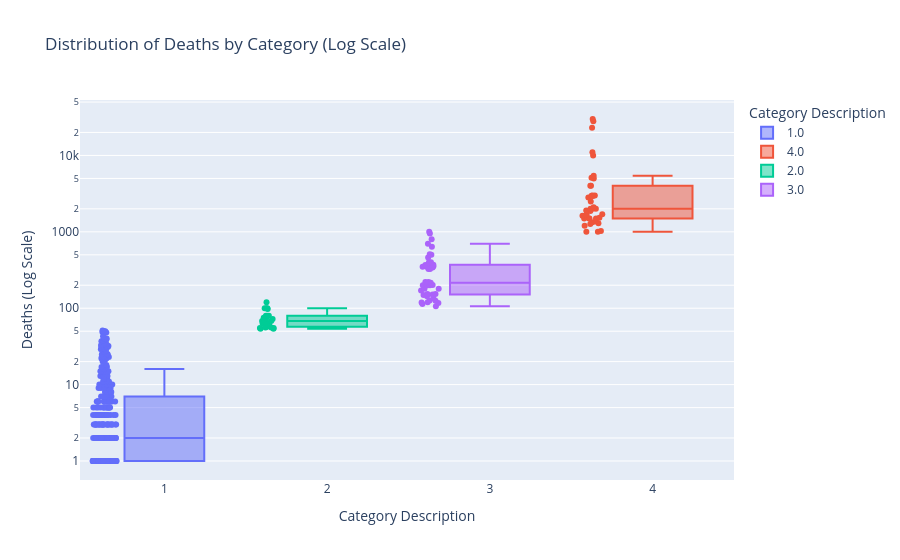
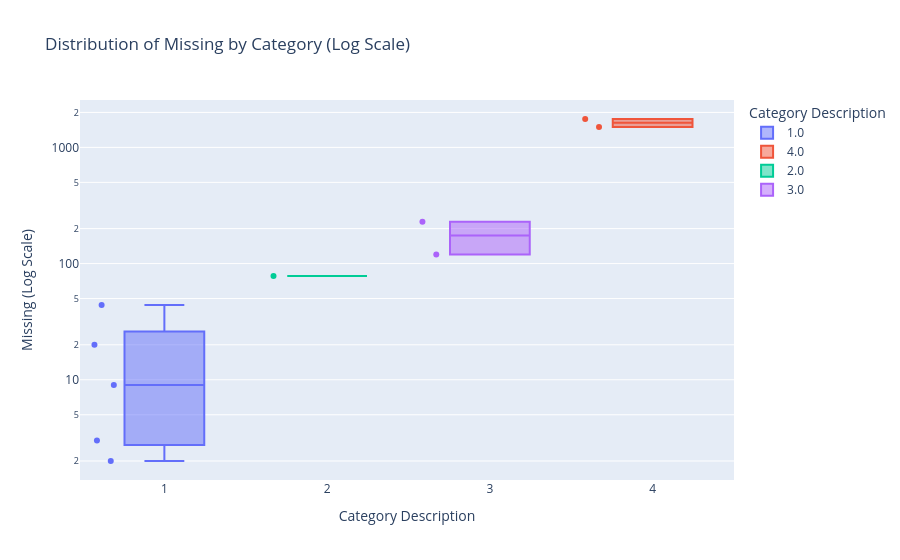
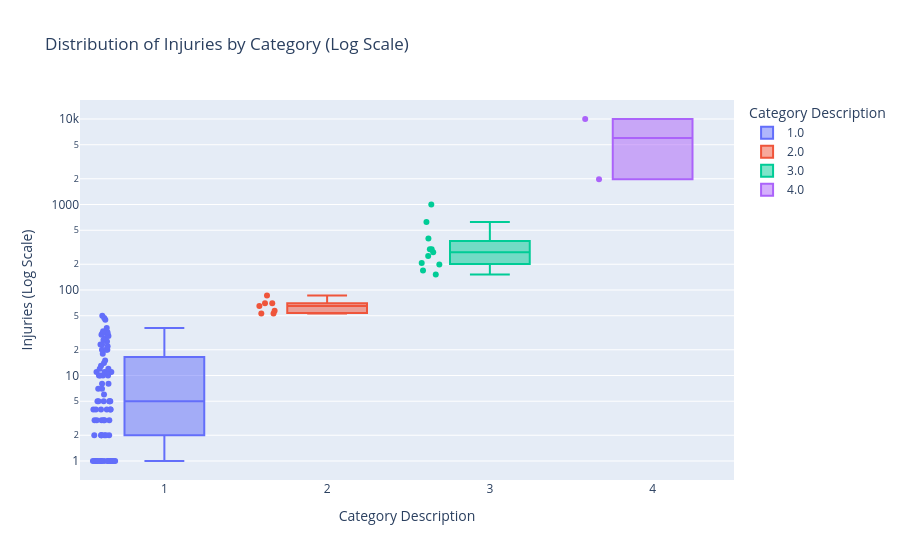
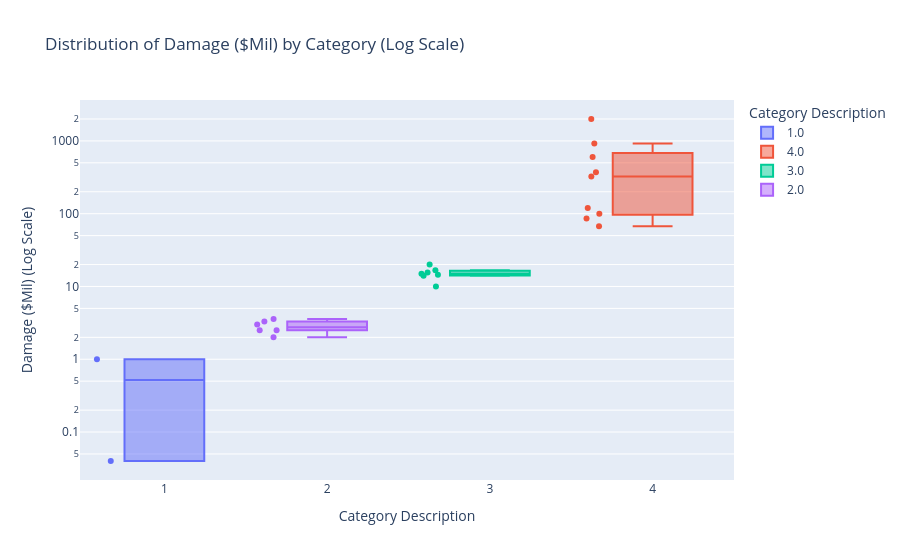

Write notebook code for charts like these, in order.
### Code cell
def analyze_all_description_pairs(df):
    """
    Loops through multiple metric/description pairs to verify if they all follow 
    the ordinal scale pattern (1-4).
    """
    # We want to investigate the pairs as followed :  (Metric Column, Description Column)
    pairs_to_check = [
        ('Deaths', 'Death Description'),
        ('Missing', 'Missing Description'),
        ('Injuries', 'Injuries Description'),
        ('Damage ($Mil)', 'Damage Description'),
        ('Houses Destroyed', 'Houses Destroyed Description'),
        ('Total Deaths', 'Total Death Description'),
        ('Total Missing', 'Total Missing Description'),
        ('Total Injuries', 'Total Injuries Description'),
        ('Total Damage ($Mil)', 'Total Damage Description'),
        ('Total Houses Destroyed', 'Total Houses Destroyed Description')
    ]

    for metric_col, desc_col in pairs_to_check:
        df_filtered = df.dropna(subset=[metric_col, desc_col])
        # Check if columns exist in the dataframe before proceeding
        if metric_col in df_filtered.columns and desc_col in df_filtered.columns:
            print(f"Analysis: {metric_col}  vs.  {desc_col}")

            
            #Statistical Check
            # Group by the description (1, 2, 3, 4) and see the range of the actual numbers
            stats = df.groupby(desc_col)[metric_col].agg(
                Count='count', 
                Min='min', 
                Median='median', 
                Max='max',
                Mean='mean'
            )
            print(stats)
            
            # Filter data for plotting
            plot_df = df.dropna(subset=[metric_col, desc_col]).copy()
            plot_df['Category'] = plot_df[desc_col].astype(str) # Convert to string for categorical plotting
            
            fig = px.box(df_filtered, 
                        x=desc_col, 
                        y=metric_col, 
                        points="all", 
                        title=f"Distribution of {metric_col} by Category (Log Scale)",
                        log_y=True,
                        labels={desc_col: 'Category Description', metric_col: f'{metric_col} (Log Scale)'},
                        color=desc_col
                        )
            fig.show()
            
        else:
            print(f"Skipping pair {metric_col}/{desc_col}: Columns not found.")


analyze_all_description_pairs(df_agent_divided)

### Figure 1 — Plotly figure (JSON) as saved in the notebook; plotly's stock layout.template omitted (floating-point values rounded to 4 significant figures; data arrays with more than 128 entries replaced by an {"elided": "..."} marker saying what was removed)
{"data": [{"alignmentgroup": "True", "boxpoints": "all", "hovertemplate": "Category Description=%{x}<br>Deaths (Log Scale)=%{y}<extra></extra>", "legendgroup": "1.0", "marker": {"color": "#636efa"}, "name": "1.0", "notched": false, "offsetgroup": "1.0", "orientation": "v", "showlegend": true, "type": "box", "x": {"elided": "336 float values"}, "x0": " ", "xaxis": "x", "y": {"elided": "336 float values"}, "y0": " ", "yaxis": "y"}, {"alignmentgroup": "True", "boxpoints": "all", "hovertemplate": "Category Description=%{x}<br>Deaths (Log Scale)=%{y}<extra></extra>", "legendgroup": "4.0", "marker": {"color": "#EF553B"}, "name": "4.0", "notched": false, "offsetgroup": "4.0", "orientation": "v", "showlegend": true, "type": "box", "x": [4.0, 4.0, 4.0, 4.0, 4.0, 4.0, 4.0, 4.0, 4.0, 4.0, 4.0, 4.0, 4.0, 4.0, 4.0, 4.0, 4.0, 4.0, 4.0, 4.0, 4.0, 4.0, 4.0, 4.0, 4.0, 4.0, 4.0, 4.0, 4.0, 4.0, 4.0, 4.0, 4.0, 4.0, 4.0, 4.0, 4.0, 4.0], "x0": " ", "xaxis": "x", "y": [2100.0, 30000.0, 1001.0, 10000.0, 1500.0, 4000.0, 1001.0, 5000.0, 2000.0, 3000.0, 3000.0, 2000.0, 2957.0, 1300.0, 1491.0, 5405.0, 1200.0, 11000.0, 4011.0, 1900.0, 2806.0, 1500.0, 2000.0, 1532.0, 1680.0, 28000.0, 1500.0, 2500.0, 1335.0, 5110.0, 1369.0, 2942.0, 1028.0, 1879.0, 23080.0, 1700.0, 1620.0, 1266.0], "y0": " ", "yaxis": "y"}, {"alignmentgroup": "True", "boxpoints": "all", "hovertemplate": "Category Description=%{x}<br>Deaths (Log Scale)=%{y}<extra></extra>", "legendgroup": "2.0", "marker": {"color": "#00cc96"}, "name": "2.0", "notched": false, "offsetgroup": "2.0", "orientation": "v", "showlegend": true, "type": "box", "x": [2.0, 2.0, 2.0, 2.0, 2.0, 2.0, 2.0, 2.0, 2.0, 2.0, 2.0, 2.0, 2.0, 2.0, 2.0, 2.0, 2.0, 2.0, 2.0, 2.0, 2.0, 2.0, 2.0, 2.0, 2.0, 2.0], "x0": " ", "xaxis": "x", "y": [80.0, 56.0, 100.0, 56.0, 63.0, 54.0, 74.0, 55.0, 72.0, 100.0, 98.0, 54.0, 68.0, 64.0, 120.0, 80.0, 80.0, 57.0, 68.0, 70.0, 75.0, 60.0, 60.0, 100.0, 55.0, 67.0], "y0": " ", "yaxis": "y"}, {"alignmentgroup": "True", "boxpoints": "all", "hovertemplate": "Category Description=%{x}<br>Deaths (Log Scale)=%{y}<extra></extra>", "legendgroup": "3.0", "marker": {"color": "#ab63fa"}, "name": "3.0", "notched": false, "offsetgroup": "3.0", "orientation": "v", "showlegend": true, "type": "box", "x": [3.0, 3.0, 3.0, 3.0, 3.0, 3.0, 3.0, 3.0, 3.0, 3.0, 3.0, 3.0, 3.0, 3.0, 3.0, 3.0, 3.0, 3.0, 3.0, 3.0, 3.0, 3.0, 3.0, 3.0, 3.0, 3.0, 3.0, 3.0, 3.0, 3.0, 3.0, 3.0, 3.0, 3.0, 3.0, 3.0, 3.0, 3.0, 3.0, 3.0, 3.0, 3.0, 3.0], "x0": " ", "xaxis": "x", "y": [220.0, 180.0, 400.0, 636.0, 800.0, 200.0, 120.0, 153.0, 135.0, 400.0, 953.0, 126.0, 1000.0, 106.0, 326.0, 170.0, 200.0, 340.0, 153.0, 461.0, 180.0, 350.0, 125.0, 350.0, 221.0, 325.0, 144.0, 200.0, 507.0, 117.0, 699.0, 500.0, 151.0, 114.0, 355.0, 215.0, 119.0, 149.0, 372.0, 200.0, 350.0, 367.0, 201.0], "y0": " ", "yaxis": "y"}], "layout": {"boxmode": "overlay", "legend": {"title": {"text": "Category Description"}, "tracegroupgap": 0}, "title": {"text": "Distribution of Deaths by Category (Log Scale)"}, "xaxis": {"anchor": "y", "categoryarray": [1, 4, 2, 3], "categoryorder": "array", "domain": [0, 1], "title": {"text": "Category Description"}}, "yaxis": {"anchor": "x", "domain": [0, 1], "title": {"text": "Deaths (Log Scale)"}, "type": "log"}}}

### Figure 2 — Plotly figure (JSON) as saved in the notebook; plotly's stock layout.template omitted (floating-point values rounded to 4 significant figures)
{"data": [{"alignmentgroup": "True", "boxpoints": "all", "hovertemplate": "Category Description=%{x}<br>Missing (Log Scale)=%{y}<extra></extra>", "legendgroup": "1.0", "marker": {"color": "#636efa"}, "name": "1.0", "notched": false, "offsetgroup": "1.0", "orientation": "v", "showlegend": true, "type": "box", "x": [1.0, 1.0, 1.0, 1.0, 1.0], "x0": " ", "xaxis": "x", "y": [2.0, 3.0, 44.0, 9.0, 20.0], "y0": " ", "yaxis": "y"}, {"alignmentgroup": "True", "boxpoints": "all", "hovertemplate": "Category Description=%{x}<br>Missing (Log Scale)=%{y}<extra></extra>", "legendgroup": "4.0", "marker": {"color": "#EF553B"}, "name": "4.0", "notched": false, "offsetgroup": "4.0", "orientation": "v", "showlegend": true, "type": "box", "x": [4.0, 4.0], "x0": " ", "xaxis": "x", "y": [1500.0, 1755.0], "y0": " ", "yaxis": "y"}, {"alignmentgroup": "True", "boxpoints": "all", "hovertemplate": "Category Description=%{x}<br>Missing (Log Scale)=%{y}<extra></extra>", "legendgroup": "2.0", "marker": {"color": "#00cc96"}, "name": "2.0", "notched": false, "offsetgroup": "2.0", "orientation": "v", "showlegend": true, "type": "box", "x": [2.0], "x0": " ", "xaxis": "x", "y": [78.0], "y0": " ", "yaxis": "y"}, {"alignmentgroup": "True", "boxpoints": "all", "hovertemplate": "Category Description=%{x}<br>Missing (Log Scale)=%{y}<extra></extra>", "legendgroup": "3.0", "marker": {"color": "#ab63fa"}, "name": "3.0", "notched": false, "offsetgroup": "3.0", "orientation": "v", "showlegend": true, "type": "box", "x": [3.0, 3.0], "x0": " ", "xaxis": "x", "y": [120.0, 229.0], "y0": " ", "yaxis": "y"}], "layout": {"boxmode": "overlay", "legend": {"title": {"text": "Category Description"}, "tracegroupgap": 0}, "title": {"text": "Distribution of Missing by Category (Log Scale)"}, "xaxis": {"anchor": "y", "categoryarray": [1, 4, 2, 3], "categoryorder": "array", "domain": [0, 1], "title": {"text": "Category Description"}}, "yaxis": {"anchor": "x", "domain": [0, 1], "title": {"text": "Missing (Log Scale)"}, "type": "log"}}}

### Figure 3 — Plotly figure (JSON) as saved in the notebook; plotly's stock layout.template omitted (floating-point values rounded to 4 significant figures)
{"data": [{"alignmentgroup": "True", "boxpoints": "all", "hovertemplate": "Category Description=%{x}<br>Injuries (Log Scale)=%{y}<extra></extra>", "legendgroup": "1.0", "marker": {"color": "#636efa"}, "name": "1.0", "notched": false, "offsetgroup": "1.0", "orientation": "v", "showlegend": true, "type": "box", "x": [1.0, 1.0, 1.0, 1.0, 1.0, 1.0, 1.0, 1.0, 1.0, 1.0, 1.0, 1.0, 1.0, 1.0, 1.0, 1.0, 1.0, 1.0, 1.0, 1.0, 1.0, 1.0, 1.0, 1.0, 1.0, 1.0, 1.0, 1.0, 1.0, 1.0, 1.0, 1.0, 1.0, 1.0, 1.0, 1.0, 1.0, 1.0, 1.0, 1.0, 1.0, 1.0, 1.0, 1.0, 1.0, 1.0, 1.0, 1.0, 1.0, 1.0, 1.0, 1.0, 1.0, 1.0, 1.0, 1.0, 1.0, 1.0, 1.0, 1.0, 1.0, 1.0, 1.0, 1.0, 1.0, 1.0, 1.0, 1.0, 1.0, 1.0, 1.0, 1.0, 1.0, 1.0, 1.0, 1.0, 1.0, 1.0, 1.0, 1.0], "x0": " ", "xaxis": "x", "y": [5.0, 31.0, 30.0, 47.0, 1.0, 11.0, 1.0, 3.0, 10.0, 45.0, 1.0, 2.0, 36.0, 1.0, 3.0, 4.0, 20.0, 7.0, 26.0, 2.0, 20.0, 1.0, 1.0, 1.0, 10.0, 6.0, 11.0, 5.0, 3.0, 10.0, 4.0, 1.0, 2.0, 23.0, 11.0, 15.0, 7.0, 4.0, 2.0, 50.0, 1.0, 5.0, 12.0, 22.0, 5.0, 20.0, 18.0, 29.0, 4.0, 1.0, 32.0, 5.0, 14.0, 13.0, 1.0, 1.0, 2.0, 5.0, 1.0, 1.0, 8.0, 3.0, 4.0, 2.0, 4.0, 3.0, 10.0, 11.0, 8.0, 11.0, 3.0, 30.0, 1.0, 27.0, 23.0, 2.0, 1.0, 25.0, 12.0, 33.0], "y0": " ", "yaxis": "y"}, {"alignmentgroup": "True", "boxpoints": "all", "hovertemplate": "Category Description=%{x}<br>Injuries (Log Scale)=%{y}<extra></extra>", "legendgroup": "2.0", "marker": {"color": "#EF553B"}, "name": "2.0", "notched": false, "offsetgroup": "2.0", "orientation": "v", "showlegend": true, "type": "box", "x": [2.0, 2.0, 2.0, 2.0, 2.0, 2.0, 2.0], "x0": " ", "xaxis": "x", "y": [53.0, 65.0, 70.0, 57.0, 53.0, 86.0, 70.0], "y0": " ", "yaxis": "y"}, {"alignmentgroup": "True", "boxpoints": "all", "hovertemplate": "Category Description=%{x}<br>Injuries (Log Scale)=%{y}<extra></extra>", "legendgroup": "3.0", "marker": {"color": "#00cc96"}, "name": "3.0", "notched": false, "offsetgroup": "3.0", "orientation": "v", "showlegend": true, "type": "box", "x": [3.0, 3.0, 3.0, 3.0, 3.0, 3.0, 3.0, 3.0, 3.0, 3.0, 3.0], "x0": " ", "xaxis": "x", "y": [300.0, 199.0, 207.0, 250.0, 624.0, 1000.0, 152.0, 300.0, 400.0, 277.0, 169.0], "y0": " ", "yaxis": "y"}, {"alignmentgroup": "True", "boxpoints": "all", "hovertemplate": "Category Description=%{x}<br>Injuries (Log Scale)=%{y}<extra></extra>", "legendgroup": "4.0", "marker": {"color": "#ab63fa"}, "name": "4.0", "notched": false, "offsetgroup": "4.0", "orientation": "v", "showlegend": true, "type": "box", "x": [4.0, 4.0], "x0": " ", "xaxis": "x", "y": [10000.0, 1972.0], "y0": " ", "yaxis": "y"}], "layout": {"boxmode": "overlay", "legend": {"title": {"text": "Category Description"}, "tracegroupgap": 0}, "title": {"text": "Distribution of Injuries by Category (Log Scale)"}, "xaxis": {"anchor": "y", "categoryarray": [1, 2, 3, 4], "categoryorder": "array", "domain": [0, 1], "title": {"text": "Category Description"}}, "yaxis": {"anchor": "x", "domain": [0, 1], "title": {"text": "Injuries (Log Scale)"}, "type": "log"}}}

### Figure 4 — Plotly figure (JSON) as saved in the notebook; plotly's stock layout.template omitted (floating-point values rounded to 4 significant figures)
{"data": [{"alignmentgroup": "True", "boxpoints": "all", "hovertemplate": "Category Description=%{x}<br>Damage ($Mil) (Log Scale)=%{y}<extra></extra>", "legendgroup": "1.0", "marker": {"color": "#636efa"}, "name": "1.0", "notched": false, "offsetgroup": "1.0", "orientation": "v", "showlegend": true, "type": "box", "x": [1.0, 1.0], "x0": " ", "xaxis": "x", "y": [0.04, 1.0], "y0": " ", "yaxis": "y"}, {"alignmentgroup": "True", "boxpoints": "all", "hovertemplate": "Category Description=%{x}<br>Damage ($Mil) (Log Scale)=%{y}<extra></extra>", "legendgroup": "4.0", "marker": {"color": "#EF553B"}, "name": "4.0", "notched": false, "offsetgroup": "4.0", "orientation": "v", "showlegend": true, "type": "box", "x": [4.0, 4.0, 4.0, 4.0, 4.0, 4.0, 4.0, 4.0, 4.0], "x0": " ", "xaxis": "x", "y": [2000.0, 86.0, 600.0, 100.0, 370.0, 120.0, 67.0, 325.0, 924.0], "y0": " ", "yaxis": "y"}, {"alignmentgroup": "True", "boxpoints": "all", "hovertemplate": "Category Description=%{x}<br>Damage ($Mil) (Log Scale)=%{y}<extra></extra>", "legendgroup": "3.0", "marker": {"color": "#00cc96"}, "name": "3.0", "notched": false, "offsetgroup": "3.0", "orientation": "v", "showlegend": true, "type": "box", "x": [3.0, 3.0, 3.0, 3.0, 3.0, 3.0, 3.0], "x0": " ", "xaxis": "x", "y": [10.0, 15.0, 14.5, 14.0, 20.0, 16.72, 15.5], "y0": " ", "yaxis": "y"}, {"alignmentgroup": "True", "boxpoints": "all", "hovertemplate": "Category Description=%{x}<br>Damage ($Mil) (Log Scale)=%{y}<extra></extra>", "legendgroup": "2.0", "marker": {"color": "#ab63fa"}, "name": "2.0", "notched": false, "offsetgroup": "2.0", "orientation": "v", "showlegend": true, "type": "box", "x": [2.0, 2.0, 2.0, 2.0, 2.0, 2.0], "x0": " ", "xaxis": "x", "y": [3.3, 2.5, 3.0, 2.0, 3.564, 2.5], "y0": " ", "yaxis": "y"}], "layout": {"boxmode": "overlay", "legend": {"title": {"text": "Category Description"}, "tracegroupgap": 0}, "title": {"text": "Distribution of Damage ($Mil) by Category (Log Scale)"}, "xaxis": {"anchor": "y", "categoryarray": [1, 4, 3, 2], "categoryorder": "array", "domain": [0, 1], "title": {"text": "Category Description"}}, "yaxis": {"anchor": "x", "domain": [0, 1], "title": {"text": "Damage ($Mil) (Log Scale)"}, "type": "log"}}}
